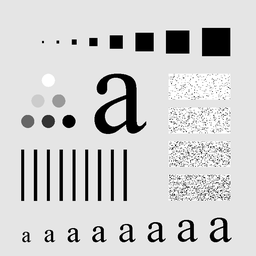
#> input picture Lab-09_Filter_Basics/smoothing.tif, 256 x 256 px, shrunk from 688 x 688 before the run
$ jupyter execute spatial-filters.ipynb
#> lines starting #> are read from the running program, lines starting #| are printed output that depends on the picture
# DIP LAB 9: Spatial Filters

[cell 1]
from IPython.display import display
from PIL import Image
image = Image.open('smoothing.tif').convert('RGB')
image = image.convert('L')
#> image is the input picture: PIL image 256x256 L; min 0, max 255, mean 207.3
print(image.size)
#| (256, 256)
image

### Task 1: Averaging Filter

[cell 2]
# General Averaging Filter Function
import numpy as np

def average(filter, image):
    return int((image * filter).sum())

def average_filter(filter, image_array,output_image):
    mask = filter.shape[0]
    width = image_array.shape[0]
#> width = 256
    height = image_array.shape[1]
#> height = 256
    for y in range(0,height-mask):
        for x in range(0,width-mask):
            value = average(filter,image_array[x:x+mask,y:y+mask])
            value = (value,)
            output_image.putpixel((y,x),value)
    return output_image

[cell 3]
# 3x3 Averaging Filter
image_array = np.asarray(image)
image3x3 = image.copy()
filter3x3 = np.ones((3,3)) / 9
display(average_filter(filter3x3, image_array,image3x3))

[cell 4]
# 5x5 Averaging Filter
image_array = np.asarray(image)
image5x5 = image.copy()
filter5x5 = np.ones((5,5)) / 25
display(average_filter(filter5x5, image_array,image5x5))

[cell 5]
# 7x7 Averaging Filter
image_array = np.asarray(image)
image7x7 = image.copy()
filter7x7 = np.ones((7,7)) / 49
display(average_filter(filter7x7, image_array,image7x7))

[cell 6]
# 15x15 Averaging Filter
image_array = np.asarray(image)
image15x15 = image.copy()
filter15x15 = np.ones((15,15)) / (15 * 15)
display(average_filter(filter15x15, image_array,image15x15))

[cell 7]
# 35x35 Averaging Filter
image_array = np.asarray(image)
image35x35 = image.copy()
filter35x35 = np.ones((35,35)) / (35 * 35)
display(average_filter(filter35x35, image_array,image35x35))
#> after the loop in average_filter (call 5), `for y in range(0,height-mask):`: filter: shape (35, 35) float64; every value is 0.000816
#> after the loop in average_filter (call 5), `for y in range(0,height-mask):`:
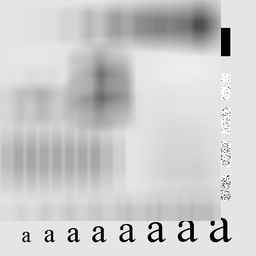
#> output_image: PIL image 256x256 L; min 0, max 255, mean 204.5

**What do you observe when increasing the size of the filter and why?**<br>
When we increase the size of averaging filter, we obtain a smoother image with less noise and less high frequency details.

### Weighted Average:

[cell 8]
image_array = np.asarray(image)
weighted_image = image.copy()
weighted_filter = np.array([[1, 2, 1],
                            [2, 4, 2],
                            [1, 2, 1]]) / 16
average_filter(weighted_filter, image_array,weighted_image)

### Task 2: Gaussian Smoothing

[cell 9]
image_array = np.asarray(image)
gaussian_image = image.copy()
gaussian_filter = np.array([[1, 1, 2, 2, 2, 1, 1],
                            [1, 2, 2, 4, 2, 2, 1],
                            [2, 2, 4, 8, 4, 2, 2],
                            [2, 4, 8, 16, 8, 4, 2],
                            [2, 2, 4, 8, 4, 2, 2],
                            [1, 2, 2, 4, 2, 2, 1],
                            [1, 1, 2, 2, 2, 1, 1]])
gaussian_filter = gaussian_filter / gaussian_filter.sum()
average_filter(gaussian_filter, image_array,gaussian_image)

**What impact do you think happen when the value of σ is increased?**<br>
On increasing the value of sigma more weights are focused on the center and less around it. So, more variation is allowed around the mean value.

### Task 3: Unsharp Masking

[cell 10]
image = Image.open('unsharpmasking.tif').convert('L')
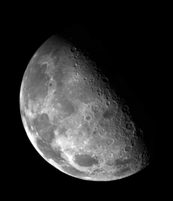
#> input picture Lab-09_Filter_Basics/unsharpmasking.tif, 173 x 201 px, shrunk from 466 x 540 before the run
#> image is the input picture: PIL image 173x201 L; min 0, max 255, mean 42.7
image_array = np.asarray(image)
blur_image = image.copy()
# Unsharp Masking Filter
unsharp_filter = 1 - (np.ones((3,3)) / 9)
# Apply Filter
blur_image = average_filter(unsharp_filter, image_array,blur_image)
#> after the loop in average_filter (call 8), `for y in range(0,height-mask):`:
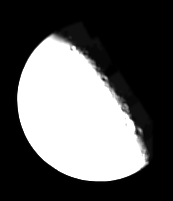
#> output_image: PIL image 173x201 L; min 0, max 255, mean 92.6
# Adding Original Image to Blur Image
unsharp_array = image_array + np.asarray(blur_image)
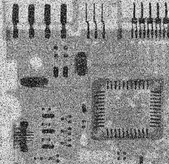
#> input picture Lab-09_Filter_Basics/saltandpaper.tif, 169 x 164 px, shrunk from 455 x 440 before the run
#> further down, image is the input picture: PIL image 169x164 L; min 0, max 253, mean 140.1
# Show Image
unsharp_image = Image.fromarray(unsharp_array)
unsharp_image

**Does Unsharp Masking enhance the image?**<br>
Unsharp masking is a sharpening filter that enhance the edges and other high frequency components of the image.

### Task 4: Salt and Pepper Noise

[cell 11]
def median_filter(image_array,output_image):
    mask = 3
    width = image_array.shape[0]
#> width = 164
    height = image_array.shape[1]
#> height = 169
    for y in range(0,height-mask):
        for x in range(0,width-mask):
            value = int(np.median(image_array[x:x+mask,y:y+mask]))
            value = (value,)
            output_image.putpixel((y,x),value)
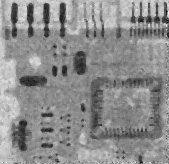
#> output_image: PIL image 169x164 L; min 0, max 245, mean 140.5
    return output_image
image = Image.open('saltandpaper.tif').convert('L')
image_array = np.asarray(image)
median_image = image.copy()
median_image = median_filter(image_array,median_image)
median_image

**Which filtering approach do you consider will suit best to remove the said noise?**<br>
Median Filter approach is suitable to remove salt and pepper noise.

### Task 5: Sharpening Filter

[cell 12]
image = Image.open("two_cats.jpg").convert('L')
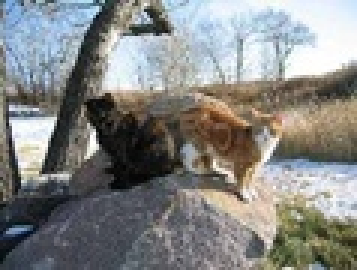
#> input picture Lab-09_Filter_Basics/two_cats.jpg, 119 x 90 px, shrunk from 321 x 241 before the run (shown 3 times larger)
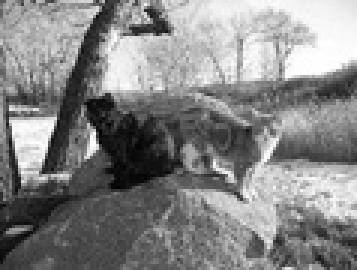
#> image: PIL image 119x90 L (shown 3 times larger); min 0, max 255, mean 133.2
image_array = np.asarray(image)
vertical_edge_image = image.copy()
horizontal_edge_image = image.copy()
# Detecting Vertical Edges
vertical_filter = np.asarray([[-1,-1,-1],
                              [0, 0, 0],
                              [1, 1, 1]])
vertical_image = average_filter(vertical_filter,image_array,vertical_edge_image)
#> after the loop in average_filter (call 9), `for y in range(0,height-mask):`:
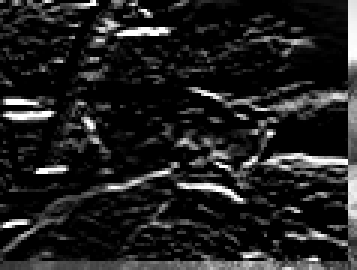
#> output_image: PIL image 119x90 L (shown 3 times larger); min 0, max 255, mean 32.9
# Detecting Horizontal Edges
horizontal_filter = vertical_filter.transpose()
horizontal_image = average_filter(horizontal_filter,image_array,horizontal_edge_image)
#> after the loop in average_filter (call 10), `for y in range(0,height-mask):`:
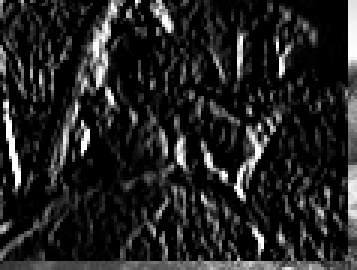
#> output_image: PIL image 119x90 L (shown 3 times larger); min 0, max 255, mean 35.3
# Adding Two Edges
edge_array = np.asarray(vertical_image) + np.asarray(horizontal_image)
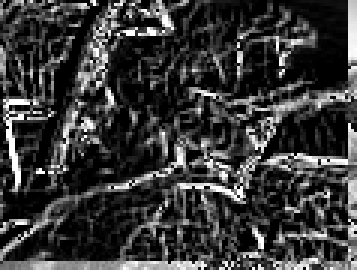
#> edge_array: shape (90, 119) (shown 3 times larger); min 0, max 255, mean 56.9
edge_image = Image.fromarray(edge_array)
edge_image
